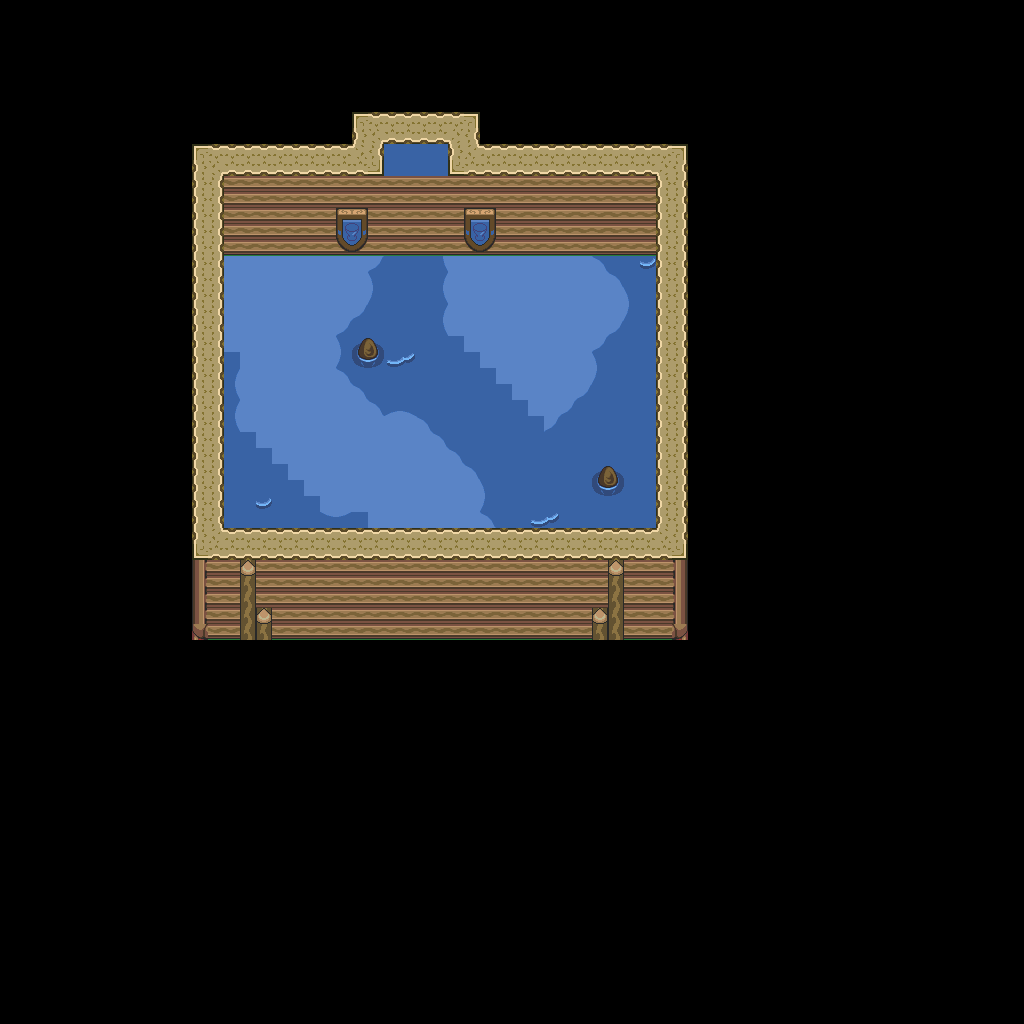

Tiled map render using the project's own tile images. Description and the map definition, with tile-layer contents summarised, below:
An orthogonal 64x64 tile map with 16x16 px tiles, 1 tile layer (base), 2 hidden layers not drawn and 7 objects.

<map version="1.10" tiledversion="1.12.1" orientation="orthogonal" renderorder="right-down" width="64" height="64" tilewidth="16" tileheight="16" infinite="0" nextlayerid="4" nextobjectid="8">
 <tileset firstgid="1" source="../classiciphone_pics4.tsx" />
 <layer id="1" name="base" width="64" height="64">
  <data>[4096 cells, 4096 non-empty, 49 distinct tile ids]</data>
 </layer>
 <layer id="2" name="collision" width="64" height="64" visible="0">
  <properties><property name="collision" value="true" /></properties>
  <data>[4096 cells, 3633 non-empty, 1 distinct tile ids]</data>
 </layer>
 <layer id="3" name="water" width="64" height="64" visible="0">
  <properties><property name="terrain" value="water" /></properties>
  <data>[4096 cells, 463 non-empty, 1 distinct tile ids]</data>
 </layer>
 <objectgroup id="4" name="npcs">
  <object id="1" x="448.0" y="640.0" width="16" height="16">
   <properties>
    <property name="script" type="string">-- Auto-converted from GraalScript
-- // NPC made by Tim (LAT)
-- [CLIENT-SIDE — server no-op]
-- // Level effect
-- if (playerenters) {seteffect 0,0,0,0.6;
-- }</property>
   </properties>
  </object>
  <object id="2" x="256.0" y="176.0" width="16" height="16">
   <properties>
    <property name="gani" value="classic_ventruesupportnorth.png" />
    <property name="script" type="string">-- Auto-converted from GraalScript
-- //#CLIENTSIDE;
-- drawunderplayer;</property>
   </properties>
  </object>
  <object id="3" x="544.0" y="176.0" width="16" height="16">
   <properties>
    <property name="gani" value="classic_ventruesupportnorth.png" />
    <property name="script" type="string">-- Auto-converted from GraalScript
-- //#CLIENTSIDE;
-- drawunderplayer;</property>
   </properties>
  </object>
  <object id="4" x="320.0" y="560.0" width="16" height="16">
   <properties>
    <property name="gani" value="classic_ventruesupportnorth.png" />
    <property name="script" type="string">-- Auto-converted from GraalScript
-- //#CLIENTSIDE;
-- drawunderplayer;</property>
   </properties>
  </object>
  <object id="5" x="512.0" y="560.0" width="16" height="16">
   <properties>
    <property name="gani" value="classic_ventruesupportnorth.png" />
    <property name="script" type="string">-- Auto-converted from GraalScript
-- //#CLIENTSIDE;
-- drawunderplayer;</property>
   </properties>
  </object>
  <object id="6" x="384.0" y="176.0" width="16" height="16">
   <properties>
    <property name="gani" value="wateranismall.gif" />
    <property name="script" type="string">-- Auto-converted from GraalScript
-- // NPC made by Tim -Levels- (LAT Captain)
-- if (created) {
end
-- if (playertouchsme) {
end</property>
   </properties>
  </object>
  <object id="7" x="416.0" y="176.0" width="16" height="16">
   <properties>
    <property name="gani" value="wateranismall.gif" />
    <property name="script" type="string">-- Auto-converted from GraalScript
-- // NPC made by Tim -Levels- (LAT Captain)
-- if (created) {
end
-- if (playertouchsme) {
end</property>
   </properties>
  </object>
 </objectgroup>
</map>
